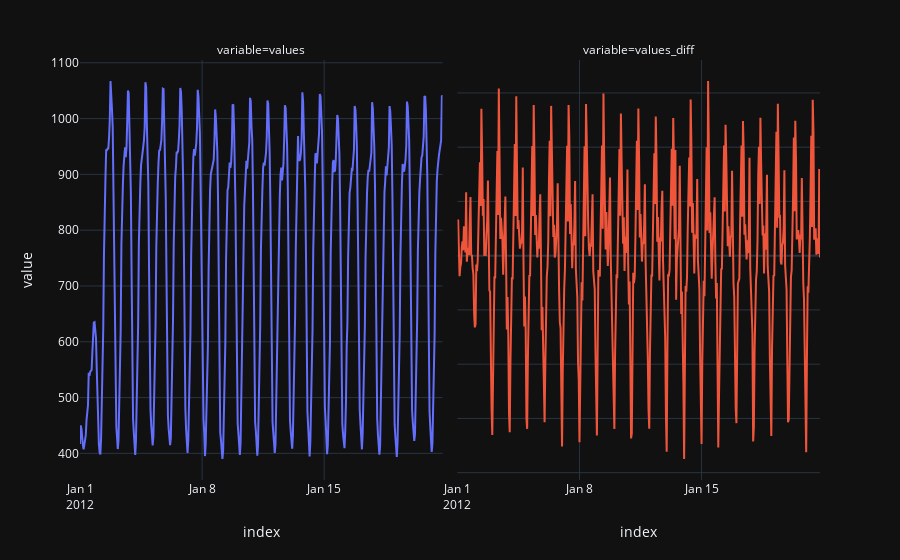

Notebook code cell kept with this figure:
### Code cell
fig = df.plot(facet_col='variable')
fig.update_yaxes(matches=None)

### Figure 1 — Plotly figure (JSON) as saved in the notebook; plotly's stock layout.template omitted (floating-point values rounded to 4 significant figures; data arrays with more than 128 entries replaced by an {"elided": "..."} marker saying what was removed)
{"data": [{"hovertemplate": "variable=values<br>index=%{x}<br>value=%{y}<extra></extra>", "legendgroup": "values", "line": {"color": "#636efa", "dash": "solid"}, "marker": {"symbol": "circle"}, "mode": "lines", "name": "values", "orientation": "v", "showlegend": true, "type": "scatter", "x": {"elided": "500 str values"}, "xaxis": "x", "y": {"elided": "500 float values"}, "yaxis": "y"}, {"hovertemplate": "variable=values_diff<br>index=%{x}<br>value=%{y}<extra></extra>", "legendgroup": "values_diff", "line": {"color": "#EF553B", "dash": "solid"}, "marker": {"symbol": "circle"}, "mode": "lines", "name": "values_diff", "orientation": "v", "showlegend": true, "type": "scatter", "x": {"elided": "500 str values"}, "xaxis": "x2", "y": {"elided": "500 float values"}, "yaxis": "y2"}], "layout": {"annotations": [{"font": {}, "showarrow": false, "text": "variable=values", "x": 0.245, "xanchor": "center", "xref": "paper", "y": 1, "yanchor": "bottom", "yref": "paper"}, {"font": {}, "showarrow": false, "text": "variable=values_diff", "x": 0.755, "xanchor": "center", "xref": "paper", "y": 1, "yanchor": "bottom", "yref": "paper"}], "legend": {"title": {"text": "variable"}, "tracegroupgap": 0}, "margin": {"t": 60}, "xaxis": {"anchor": "y", "domain": [0, 0.49], "title": {"text": "index"}}, "xaxis2": {"anchor": "y2", "domain": [0.51, 1], "matches": "x", "title": {"text": "index"}}, "yaxis": {"anchor": "x", "domain": [0, 1], "title": {"text": "value"}}, "yaxis2": {"anchor": "x2", "domain": [0, 1], "showticklabels": false}}}
